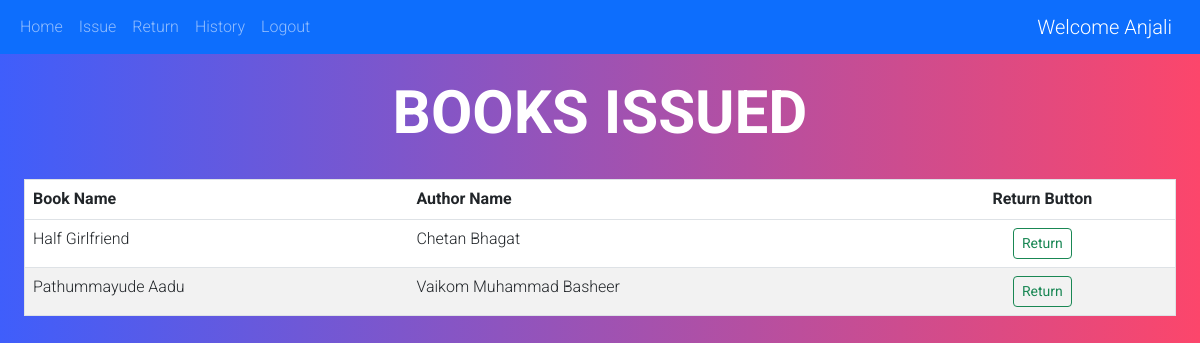
The app's page /return_item (signed in) with its own data.
### libraryapp/models.py (models this page shows, shortened)
class Book(models.Model):
    book_name = models.CharField(max_length=150)
    author_name = models.CharField(max_length=200)
    subject = models.CharField(max_length=2000)
    class Meta:
        unique_together = ('book_name','author_name')

### libraryapp/views.py (the view, shortened to what this page needs)
# urls.py: path('return_item',views.return_item,name='return_item'),
@login_required(login_url='login')
def return_item(request):
    my_items = IssuedItem.objects.filter(user_id = request.user,return_date__isnull=True).values_list('book_id')
    books = Book.objects.exclude(~Q(id__in=my_items))
    params = {'books':books}
    return render(request,'return_item.html',params)

### templates/return_item.html (shortened to what this page needs)
<!DOCTYPE html>
<html lang="en">
{% load static %}
<head>
    <link href="https://cdn.jsdelivr.net/npm/bootstrap@5.2.3/dist/css/bootstrap.min.css" rel="stylesheet"
>
</head>
<body>
    <nav class="navbar navbar-expand-lg bg-body-light,navbar navbar-dark bg-primary">
        <div class="container-fluid">
            <div class="collapse navbar-collapse" id="navbarSupportedContent">
                <ul class="navbar-nav me-auto mb-2 mb-lg-0">
                    {% if not user.is_authenticated %}
                    <li class="nav-item">
                        <a class="nav-link" href="/">Login</a>
                    </li>
                    <li class="nav-item">
                        <a class="nav-link" href="register">Register</a>
                    </li>
                    {% else %}
                    <li class="nav-item">
                        <a class="nav-link" href="home">Home</a>
                    </li>
                    <li class="nav-item">
                        <a class="nav-link" href="issue">Issue</a>
                    </li>
                    <li class="nav-item">
                        <a class="nav-link" href="return_item">Return</a>
                    </li>
                    <li class="nav-item">
                        <a class="nav-link" href="history">History</a>
                    </li>
                    <li class="nav-item">
                        <a class="nav-link" href="logout">Logout</a>
                    </li>
                    {% endif %}
                </ul>
            </div>
            {% if user.is_authenticated %}
            <a class="navbar-brand" href="#">Welcome {{request.user.first_name}}</a>
            {% endif %}
        </div>
    </nav>
    <main>
        <section class="hero-section" id="hero">
            <div class="container">
                <center>
                    <br />
                    <h1 class="display-5 fw-bold">Books issued</h1>
                </center>
                <br />
                <div class="container">
                    <table class="table">
                        <thead class="thead-dark">
                            <tr>
                                <th scope="col">Book Name</th>
                                <th scope="col">Author Name</th>
                                <th scope="col">
                                    <center>Return Button</center>
                                </th>
                            </tr>
                        </thead>
                        <tbody id="table_data">
                            {% for book in books %}
                            <tr>
                                <td>{{book.book_name}}</td>
                                <td>{{book.author_name}}</td>
                                <td>
                                    <center>
                                        <form action="return_item" method="post">
                                            <button type="submit" class="btn btn-outline-success btn-sm">
                                                Return
                                            </button>
                                        </form>
                                    </center>
                                </td>
                            </tr>
                            {% endfor %}
                        </tbody>
                    </table>
                </div>
            </div>
        </section>
    </main>
</body>
</html>

### templates/return_item.html (style rules this page uses)
* { margin: 0; padding: 0; box-sizing: border-box; }
html, body { font-family: 'Roboto', sans-serif; font-weight: 300; line-height: 1.4; scroll-behavior: smooth; }
.container { max-width: 1200px; margin: 0 auto; }
.hero-section { background: linear-gradient(to right, #3f5efb, #fc466b); height: 90vh; display: grid; color: white; background-repeat: no-repeat; background-size: cover; }
.hero-section .container { display: flex; flex-direction: column; }
.hero-section h1 { font-size: 60px; text-transform: uppercase; }
table { border-collapse: collapse; border-spacing: 0; border-radius: 10px; width: 100%; border: 1px solid #ddd; }
th, td { text-align: left; padding: 16px; }
tr:nth-child(even) { background-color: #f2f2f2; }
tr:nth-child(odd) { background-color: #ffffff; }

### records on screen
Book: book_name "Half Girlfriend", author_name "Chetan Bhagat"
Book: book_name "Pathummayude Aadu", author_name "Vaikom Muhammad Basheer"

### other values on screen
{{ request.user.first_name }} "Anjali"
